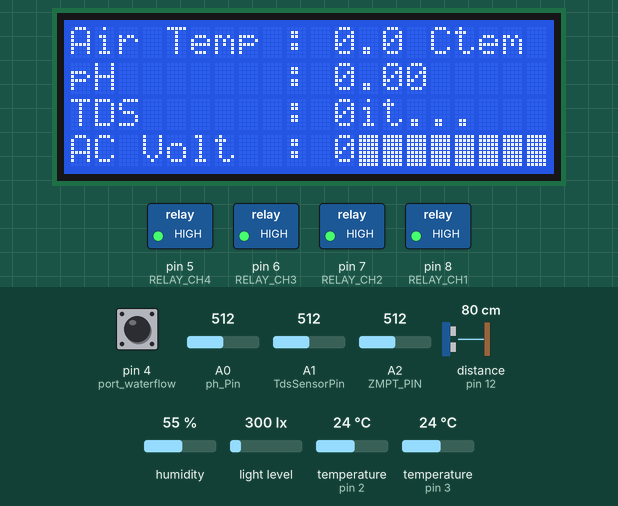
Simulated run of this sketch. Board: Arduino Uno, built with avr-gcc and run on an emulated ATmega328P. Shown: 20×4 character LCD, switched loads named in the sketch (green lamp = pin HIGH). Wiring (inferred from the names in the program): ultrasonic range finder: trigger pin 9; echo pin 12. Inputs (shaded band) come from the test bench; at power-on: humidity 55 %, distance to the obstacle (sensor on pin 12) 80 cm, light level 300 lx, A1 (TdsSensorPin) = 512, pin 4 (port_waterflow) HIGH, A0 (ph_Pin) = 512, A2 (ZMPT_PIN) = 512, temperature (sensors on pin 2, pin 3) 24 °C. The echo pulse lasts 58.3 µs per cm; pins used as bus, display or sensor lines are not drawn; what the sketch prints to the serial monitor is not drawn.

Above: at 2.3 s.
2.4 s: humidity set to 16 %
At 6.2 s:
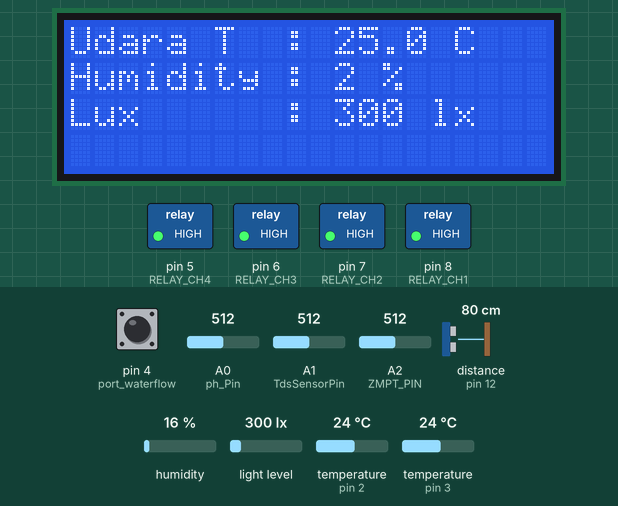
6.5 s: humidity set to 13 %
11.6 s: distance to the obstacle (sensor on pin 12) set to 2 cm
At 14.2 s:
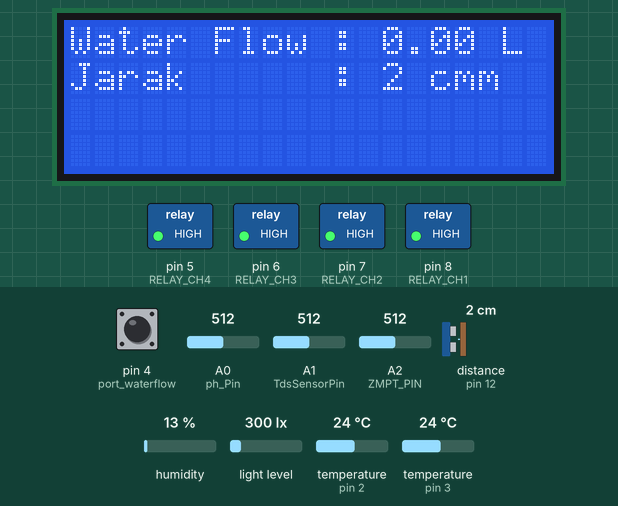
18.4 s: light level set to 0 lx
At 20.8 s:
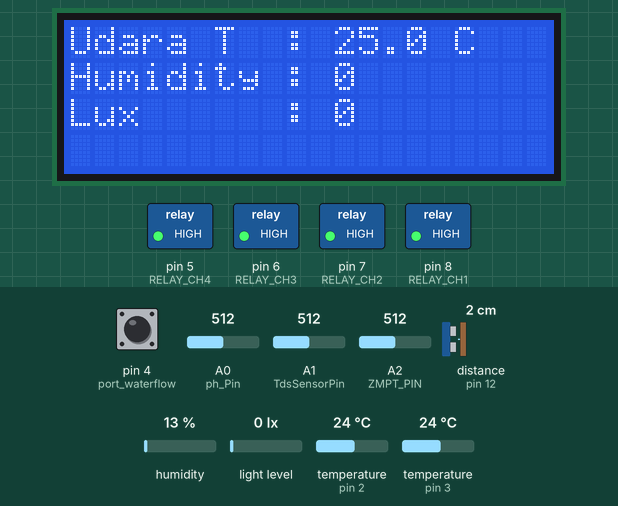
25.2 s: A1 (TdsSensorPin) set to 344
At 31.8 s:
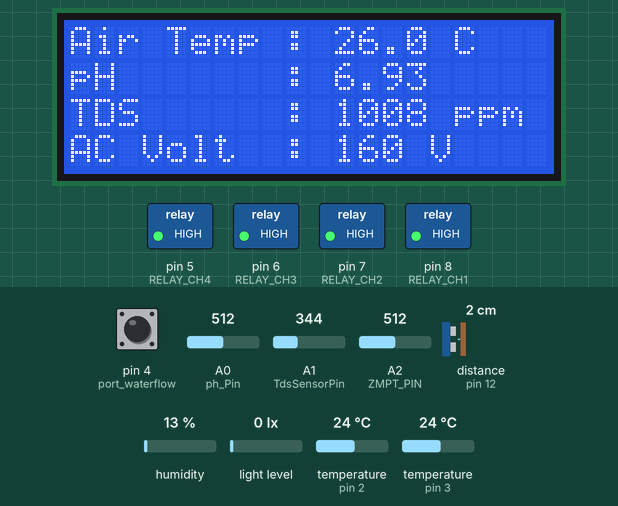
32.0 s: A1 (TdsSensorPin) set to 313
At 34.5 s:
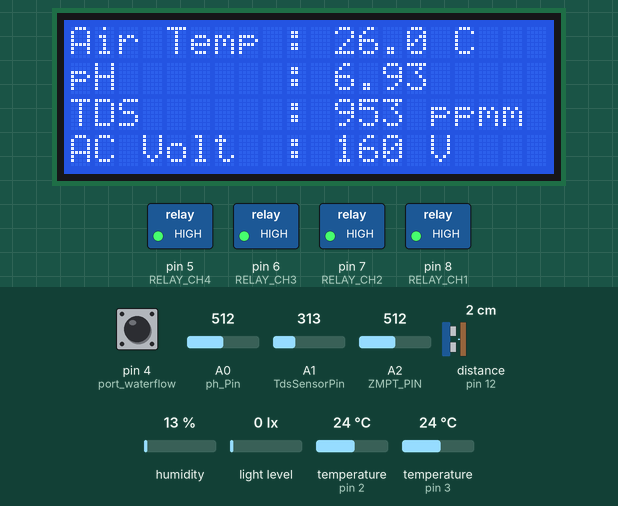
Timing chart, 0 to 36.0 s (numbered marks = the images above; inputs shaded):
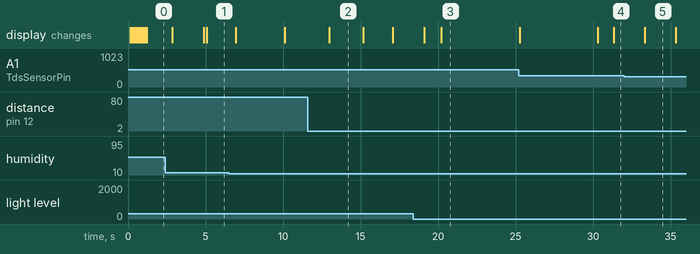

The sketch:

rfnanotoespv4.ino
```cpp
#include <EEPROM.h>
#include "GravityTDS.h"
#include <OneWire.h>
#include <DallasTemperature.h>
#include "DHT.h"
#include <Wire.h>
#include <BH1750.h>
#include <LiquidCrystal_I2C.h>

// ======== pH Sensor ========
#define ph_Pin A0    // pin sensor pH
float TeganganPh;
int nilai_analog_PH;
float pHValue;
float PH4 = 0.85;    // Tegangan terukur pada pH 4.0
float PH7 = 2.10;    // Tegangan terukur pada pH 6.8
float PH9 = 3.20;    // Tegangan terukur pada PH 9.2

// ======== TDS Sensor ========
#define TdsSensorPin A1
GravityTDS gravityTds;
float tdsValue = 0;

// ======== DS18B20 (Suhu Air) ========
#define ONE_WIRE_BUS 2
OneWire oneWire(ONE_WIRE_BUS);
DallasTemperature sensors(&oneWire);
float airTemp = 0; // Suhu air

// ======== DHT22 (Suhu Udara & Kelembaban) ========
#define DHTPIN 3
#define DHTTYPE DHT22
DHT dht(DHTPIN, DHTTYPE);
float hum = 0;
float airTempUdara = 0; // Suhu udara

// ======== BH1750 (Lux) ========
BH1750 lightMeter;
uint16_t lux = 0;
bool bh1750_ok = false;

// ======== HC-SR04 (Jarak) ========
#define TRIG_PIN 9
#define ECHO_PIN 12
long duration;
float jarak = 0;

// ======== ZMPT101B (AC Volt) ========
#define ZMPT_PIN A2
float acVolt = 0;
const float VREF = 5.0;
float offsetzmpt = 512.0;

// ======== Flow water  ========
const int port_waterflow = 4;
int flow_counter = 0; //
unsigned long oldTime_waterflow;
float waterflowValue = 0.0; // Hasil laju alir (L/menit)
bool flow_last_state = HIGH; // Status pin terakhir untuk deteksi polling

// ======== LCD 20x4 I2C ========
LiquidCrystal_I2C lcd(0x27, 20, 4);

// ======== Relay (perintah kontrol) ========
const uint8_t RELAY_CH1 = 8;
const uint8_t RELAY_CH2 = 7;
const uint8_t RELAY_CH3 = 6;
const uint8_t RELAY_CH4 = 5;
const bool RELAY_ACTIVE_LOW = true;

// Variabel untuk kontrol waktu
unsigned long lastSensorRead = 0;
const unsigned long sensorInterval = 2000;

unsigned long lastSwitch = 0;
const unsigned long pageInterval = 5000; // 5 detik per halaman
int page = 0; // INT: 0, 1, 2 untuk 3 halaman

// FUNGSI POLLING FLOW WATER BARU
void update_waterflow() {
    // 1. Logika Polling: Cek perubahan status pin
    bool currentState = digitalRead(port_waterflow);

    // Deteksi perubahan status (tepi jatuh / FALLING edge)
    if (currentState != flow_last_state) {
        flow_last_state = currentState;
        // Hanya hitung pulse jika transisi dari HIGH ke LOW
        if (currentState == LOW) {
            flow_counter++;
        }
    }

    // 2. Perhitungan Laju Alir (setiap 1 detik)
    if (millis() - oldTime_waterflow >= 1000) {
        // Konversi pulse ke L/menit (asumsi 4.8 pulse/L)
        waterflowValue = (float)flow_counter / 4.8;

        // Reset counter dan waktu
        flow_counter = 0;
        oldTime_waterflow = millis();
    }
}

void setup() {
    Serial.begin(9600);
    lcd.init();
    lcd.backlight();

    // boot screen
    lcd.clear();
    lcd.setCursor(2,0); lcd.print("Hydroponic System");
    lcd.setCursor(4,1); lcd.print("Monitoring");
    lcd.setCursor(3,2); lcd.print("Please Wait...");
    lcd.setCursor(0,3);
    for (int i=0; i<20; i++) { lcd.print((char)255); delay(50); }

    gravityTds.setPin(TdsSensorPin);
    gravityTds.setAref(5.0);
    gravityTds.setAdcRange(1024);
    gravityTds.begin();

    sensors.begin();
    dht.begin();
    bh1750_ok = lightMeter.begin(BH1750::CONTINUOUS_HIGH_RES_MODE);

    pinMode(TRIG_PIN, OUTPUT);
    pinMode(ECHO_PIN, INPUT);

    // Flow Water Polling setup
    pinMode(port_waterflow, INPUT_PULLUP);

    // Relay pins init
    pinMode(RELAY_CH1, OUTPUT);
    pinMode(RELAY_CH2, OUTPUT);
    pinMode(RELAY_CH3, OUTPUT);
    pinMode(RELAY_CH4, OUTPUT);
    // set default OFF
    digitalWrite(RELAY_CH1, RELAY_ACTIVE_LOW ? HIGH : LOW);
    digitalWrite(RELAY_CH2, RELAY_ACTIVE_LOW ? HIGH : LOW);
    digitalWrite(RELAY_CH3, RELAY_ACTIVE_LOW ? HIGH : LOW);
    digitalWrite(RELAY_CH4, RELAY_ACTIVE_LOW ? HIGH : LOW);
}

// FUNGSI UPDATE LCD (3 Halaman)
void updateLcd() {
    // Logika Pergantian Halaman: 0 -> 1 -> 2 -> 0 (Setiap 5 detik)
    if (millis() - lastSwitch >= pageInterval) {
        page++;
        if (page > 2) page = 0;
        lastSwitch = millis();
        lcd.clear();
    }
    // ===================================
    // Halaman 0: Air Temp, pH, TDS, AC Volt
    // ===================================
    if (page == 0) {
        lcd.setCursor(0,0); lcd.print("Air Temp : ");
        if (airTemp == DEVICE_DISCONNECTED_C) lcd.print("OFF");
        else if (airTemp < -50 || airTemp > 125) lcd.print("0");
        else { lcd.print(airTemp,1); lcd.print(" C"); }

        lcd.setCursor(0,1); lcd.print("pH       : ");
        if (pHValue < 0 || pHValue > 14) lcd.print("0");
        else lcd.print(pHValue,2);

        lcd.setCursor(0,2); lcd.print("TDS      : ");
        if (analogRead(TdsSensorPin) == 0) lcd.print("OFF");
        else if (tdsValue < 1) lcd.print("0");
        else { lcd.print(tdsValue,0); lcd.print(" ppm"); }

        lcd.setCursor(0,3); lcd.print("AC Volt  : ");
        if (acVolt == -1) lcd.print("OFF");
        else if (acVolt == 0) lcd.print("0");
        else { lcd.print(acVolt,0); lcd.print(" V"); }

    // ===================================
    // Halaman 1: Udara T, Humidity, Lux
    // ===================================
    } else if (page == 1) {
        lcd.setCursor(0,0); lcd.print("Udara T  : ");
        if (isnan(airTempUdara)) lcd.print("OFF");
        else if (airTempUdara < -20 || airTempUdara > 80) lcd.print("0");
        else { lcd.print(airTempUdara,1); lcd.print(" C"); }

        lcd.setCursor(0,1); lcd.print("Humidity : ");
        if (isnan(hum)) lcd.print("OFF");
        else if (hum < 1) lcd.print("0");
        else {lcd.print(hum,0); lcd.print(" %"); }

        lcd.setCursor(0,2); lcd.print("Lux      : ");
        if (!bh1750_ok) lcd.print("OFF");
        else if (lux == 0) lcd.print("0");
        else { lcd.print(lux); lcd.print(" lx"); }

        // Baris 3 kosong
        lcd.setCursor(0,3); lcd.print("                 ");

    // ===================================
    // Halaman 2: Flow Water dan Jarak
    // ===================================
    } else if (page == 2) {
        lcd.setCursor(0,0); lcd.print("Water Flow : ");
        if (waterflowValue < 0) lcd.print("OFF");
        else { lcd.print(waterflowValue, 2); lcd.print(" L"); }

        lcd.setCursor(0,1); lcd.print("Jarak      : ");
        if (jarak <= 0 || jarak > 400) lcd.print("0");
        else lcd.print(jarak,0); lcd.print(" cm");

        // Baris 2 & 3 dikosongkan
        lcd.setCursor(0,2); lcd.print("                 ");
        lcd.setCursor(0,3); lcd.print("                 ");
    }
}


void loop() {
    // 1. Menerima Perintah Serial (Non-blocking / Cepat)
    handleIncomingSerialCommands();
    update_waterflow(); // Flow water polling dipanggil di setiap loop

    // 3. Membaca dan Mengirim Data Sensor (Setiap 2 detik)
    if (millis() - lastSensorRead >= sensorInterval) {
        lastSensorRead = millis();

        nilai_analog_PH = analogRead(ph_Pin);
        TeganganPh = nilai_analog_PH * 5.0 / 1023.0;
        float offset = 0.75;

        // Hitung kemiringan (slope)
        // PH_REF_7=7.0, PH_REF_4=4.0, PH_REF_9=9.0 dari deklarasi
        float PH_step_low = (PH7 - PH4) / (6.8 - 4.0);
        float PH_step_high = (PH9 - PH7) / (9.2 - 6.8);

        if (TeganganPh <= PH7) {
            // Rentang Asam/Netral
            pHValue = 6.8 + ((TeganganPh - PH7) / PH_step_low);

        } else {
            // Rentang Basa
            pHValue = 6.8 + ((TeganganPh - PH7) / PH_step_high);

        }

        // Terapkan koreksi offset
        pHValue = pHValue - offset;

        // ... (Logika filter pH)
        const int PH_SAMPLES = 10;
        static float phBuffer[PH_SAMPLES];
        static int phIndex = 0;
        static bool phBufferFull = false;

        phBuffer[phIndex++] = pHValue;
        if (phIndex >= PH_SAMPLES) {
            phIndex = 0;
            phBufferFull = true;
        }

        float phSum = 0;
        int phCount = phBufferFull ? PH_SAMPLES : phIndex;
        for (int i = 0; i < phCount; i++) phSum += phBuffer[i];
        float pHFiltered = phSum / phCount;
        pHValue = pHFiltered;

        // === TDS ===
        float suhuAirUntukTDS = airTemp;
        if (airTemp == DEVICE_DISCONNECTED_C || airTemp < 0 || airTemp > 50) suhuAirUntukTDS = 30;
        gravityTds.setTemperature(suhuAirUntukTDS);
        gravityTds.update();
        float tdsRaw = gravityTds.getTdsValue();

        // ... (Logika filter TDS)
        const int TDS_SAMPLES = 10;
        static float tdsBuffer[TDS_SAMPLES];
        static int tdsIndex = 0;
        static bool bufferFilled = false;
        float tdsSum = 0;

        tdsBuffer[tdsIndex] = tdsRaw;
        tdsIndex = (tdsIndex + 1) % TDS_SAMPLES;
        if (tdsIndex == 0) bufferFilled = true;

        int count = bufferFilled ? TDS_SAMPLES : tdsIndex;
        for (int i = 0; i < count; i++) tdsSum += tdsBuffer[i];
        float tdsFiltered = tdsSum / count;

        static float lastTds = 0;
        if (abs(tdsFiltered - lastTds) > 5) lastTds = tdsFiltered;

        const float A = 0.7700;
        const float B = 160.0;
        float tds_corrected = (A * lastTds) + B;
        if (tds_corrected < 0) tds_corrected = 0;
        tdsValue = tds_corrected;

        // === DS18B20 ===
        sensors.requestTemperatures();
        airTemp = (sensors.getTempCByIndex(0)) + 2 ;

        // === DHT22  ===
        airTempUdara = dht.readTemperature() + 1;
        hum = dht.readHumidity() - 14;

        // === BH1750  ===
        if (bh1750_ok) lux = lightMeter.readLightLevel();

        // === HC-SR04  ===
        digitalWrite(TRIG_PIN, LOW); delayMicroseconds(2);
        digitalWrite(TRIG_PIN, HIGH); delayMicroseconds(10);
        digitalWrite(TRIG_PIN, LOW);
        duration = pulseIn(ECHO_PIN, HIGH);
        jarak = duration * 0.034 / 2;

        // === ZMPT101B  ===
        int nilai_adc = analogRead(ZMPT_PIN);
        acVolt = map(nilai_adc, 0, 700, 0, 220);

        // === Kirim data ke ESP32 (CSV) ===
        Serial.print(pHValue); Serial.print(",");
        Serial.print(tdsValue); Serial.print(",");
        Serial.print(airTemp); Serial.print(",");
        Serial.print(airTempUdara); Serial.print(",");
        Serial.print(hum); Serial.print(",");
        Serial.print(lux); Serial.print(",");
        Serial.print(jarak); Serial.print(",");
        Serial.print(waterflowValue); Serial.print(",");
        Serial.println(acVolt);
    }

    updateLcd(); // Update LCD
}

// ======== Fungsi penerima perintah serial & Averaging ========
void handleIncomingSerialCommands() {
    static String line = "";
    while (Serial.available()) {
        char c = (char)Serial.read();
        if (c == '\n' || c == '\r') {
            if (line.length() > 0) {
                processCommand(line);
                line = "";
            }
        } else {
            line += c;
            if (line.length() > 200) line = "";
        }
    }
}

void processCommand(const String &cmd) {
    String s = cmd;
    s.trim();
    if (!s.startsWith("CTRL")) return;
    int p1 = s.indexOf(',');
    int p2 = s.indexOf(',', p1 + 1);
    if (p1 < 0 || p2 < 0) return;
    String chStr = s.substring(p1+1, p2);
    String valStr = s.substring(p2+1);
    int ch = chStr.toInt();
    int val = valStr.toInt();

    uint8_t pin = 255;
    if (ch == 1) pin = RELAY_CH1;
    else if (ch == 2) pin = RELAY_CH2;
    else if (ch == 3) pin = RELAY_CH3;
    else if (ch == 4) pin = RELAY_CH4;
    else return;

    if (RELAY_ACTIVE_LOW) {
        digitalWrite(pin, val ? LOW : HIGH);
    } else {
        digitalWrite(pin, val ? HIGH : LOW);
    }
}

double avergearray(int* arr, int number){
    int i;
    int max,min;
    double avg;
    long amount = 0;
    if(number <= 0) return 0;
    if(number < 5){
        for(i=0;i<number;i++) amount += arr[i];
        avg = (double)amount / number;
        return avg;
    } else {
        if(arr[0]<arr[1]){ min=arr[0]; max=arr[1]; }
        else { min=arr[1]; max=arr[0]; }
        for(i=2;i<number;i++){
            if(arr[i]<min){ amount+=min; min=arr[i]; }
            else if(arr[i]>max){ amount+=max; max=arr[i]; }
            else { amount+=arr[i]; }
        }
        avg = (double)amount / (number-2);
    }
    return avg;
}
```

Measured:
- the behaviour switches between 331 and 330 on A1 (TdsSensorPin) (found by bisection; images 4 and 5)
- after the input at 11.6 s, the display: changes after 1.4 s (image 2)
- after the input at 18.4 s, the display: first differs from a run without the input after 1.8 s (image 3)
- what the display in image 2 shows lasts 2.2 s, from 13.0 s to 15.2 s
